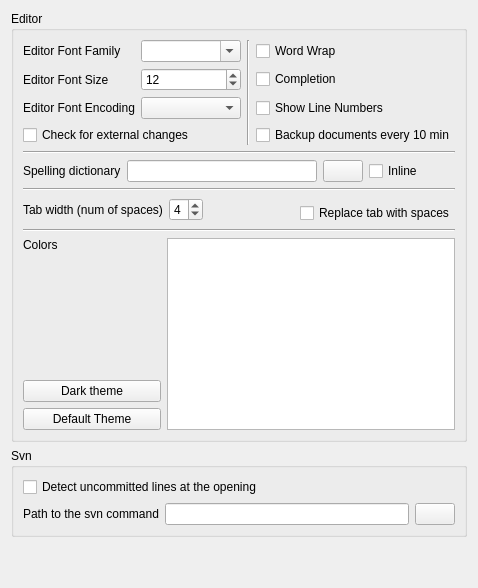
     <widget class="QWidget" name="pe">
      <layout class="QGridLayout" name="gridLayout_8">
       <item row="0" column="0">
        <widget class="QGroupBox" name="groupBox_3">
         <property name="sizePolicy">
          <sizepolicy hsizetype="Expanding" vsizetype="Expanding">
           <horstretch>0</horstretch>
           <verstretch>0</verstretch>
          </sizepolicy>
         </property>
         <property name="title">
          <string>Editor</string>
         </property>
         <layout class="QGridLayout" name="gridLayout_6">
          <item row="0" column="0" colspan="5">
           <layout class="QGridLayout" name="gridLayout">
            <item row="0" column="0">
             <widget class="QLabel" name="labelFamily">
              <property name="text">
               <string>Editor Font Family</string>
              </property>
             </widget>
            </item>
            <item row="0" column="1">
             <widget class="QComboBox" name="comboBoxFont">
              <property name="editable">
               <bool>true</bool>
              </property>
             </widget>
            </item>
            <item row="1" column="0">
             <widget class="QLabel" name="labelSize">
              <property name="text">
               <string>Editor Font Size</string>
              </property>
             </widget>
            </item>
            <item row="1" column="1">
             <widget class="QSpinBox" name="spinBoxSize">
              <property name="minimum">
               <number>1</number>
              </property>
              <property name="value">
               <number>12</number>
              </property>
             </widget>
            </item>
            <item row="2" column="0">
             <widget class="QLabel" name="labelEncoding">
              <property name="text">
               <string>Editor Font Encoding</string>
              </property>
             </widget>
            </item>
            <item row="2" column="1">
             <widget class="QComboBox" name="comboBoxEncoding"/>
            </item>
            <item row="3" column="0" colspan="2">
             <widget class="QCheckBox" name="checkBoxWatcher">
              <property name="text">
               <string>Check for external changes</string>
              </property>
             </widget>
            </item>
            <item row="3" column="3" colspan="2">
             <widget class="QCheckBox" name="checkBoxAutoSave">
              <property name="text">
               <string>Backup documents every 10 min</string>
              </property>
             </widget>
            </item>
            <item row="0" column="3" colspan="2">
             <widget class="QCheckBox" name="checkBoxWordwrap">
              <property name="text">
               <string>Word Wrap</string>
              </property>
             </widget>
            </item>
            <item row="1" column="3" colspan="2">
             <widget class="QCheckBox" name="checkBoxCompletion">
              <property name="text">
               <string>Completion</string>
              </property>
             </widget>
            </item>
            <item row="2" column="3" colspan="2">
             <widget class="QCheckBox" name="checkBoxLinenumber">
              <property name="text">
               <string>Show Line Numbers</string>
              </property>
             </widget>
            </item>
            <item row="0" column="2" rowspan="4">
             <widget class="Line" name="line_3">
              <property name="orientation">
               <enum>Qt::Vertical</enum>
              </property>
             </widget>
            </item>
           </layout>
          </item>
          <item row="1" column="0" colspan="5">
           <widget class="Line" name="line">
            <property name="orientation">
             <enum>Qt::Horizontal</enum>
            </property>
           </widget>
          </item>
          <item row="3" column="0" colspan="5">
           <widget class="Line" name="line_2">
            <property name="orientation">
             <enum>Qt::Horizontal</enum>
            </property>
           </widget>
          </item>
          <item row="4" column="0" rowspan="2" colspan="3">
           <layout class="QHBoxLayout" name="horizontalLayout_2">
            <item>
             <widget class="QLabel" name="labelTabWidth">
              <property name="text">
               <string>Tab width (num of spaces)</string>
              </property>
             </widget>
            </item>
            <item>
             <widget class="QSpinBox" name="spinBoxTab">
              <property name="minimum">
               <number>2</number>
              </property>
              <property name="maximum">
               <number>8</number>
              </property>
              <property name="value">
               <number>4</number>
              </property>
             </widget>
            </item>
            <item>
             <spacer name="horizontalSpacer">
              <property name="orientation">
               <enum>Qt::Horizontal</enum>
              </property>
              <property name="sizeHint" stdset="0">
               <size>
                <width>40</width>
                <height>20</height>
               </size>
              </property>
             </spacer>
            </item>
           </layout>
          </item>
          <item row="5" column="3" colspan="2">
           <widget class="QCheckBox" name="checkBoxTab">
            <property name="text">
             <string>Replace tab with spaces</string>
            </property>
           </widget>
          </item>
          <item row="6" column="0" rowspan="2" colspan="5">
           <widget class="Line" name="line_5">
            <property name="orientation">
             <enum>Qt::Horizontal</enum>
            </property>
           </widget>
          </item>
          <item row="11" column="0">
           <spacer name="verticalSpacer">
            <property name="orientation">
             <enum>Qt::Vertical</enum>
            </property>
            <property name="sizeHint" stdset="0">
             <size>
              <width>138</width>
              <height>62</height>
             </size>
            </property>
           </spacer>
          </item>
          <item row="10" column="0">
           <widget class="QLabel" name="label_3">
            <property name="text">
             <string>Colors</string>
            </property>
           </widget>
          </item>
          <item row="13" column="0">
           <widget class="QPushButton" name="pushButtonDefault">
            <property name="text">
             <string>Default Theme</string>
            </property>
           </widget>
          </item>
          <item row="12" column="0">
           <widget class="QPushButton" name="pushButtonDark">
            <property name="text">
             <string>Dark theme</string>
            </property>
           </widget>
          </item>
          <item row="10" column="1" rowspan="4" colspan="4">
           <widget class="QTableWidget" name="colortableWidget">
            <property name="maximumSize">
             <size>
              <width>16777215</width>
              <height>16777215</height>
             </size>
            </property>
            <attribute name="horizontalHeaderVisible">
             <bool>false</bool>
            </attribute>
            <attribute name="horizontalHeaderStretchLastSection">
             <bool>true</bool>
            </attribute>
            <attribute name="verticalHeaderVisible">
             <bool>false</bool>
            </attribute>
            <column>
             <property name="text">
              <string>Item</string>
             </property>
            </column>
            <column>
             <property name="text">
              <string>Color</string>
             </property>
            </column>
           </widget>
          </item>
          <item row="2" column="0" colspan="5">
           <layout class="QHBoxLayout">
            <item>
             <widget class="QLabel" name="labelASpellCommand">
              <property name="sizePolicy">
               <sizepolicy hsizetype="Preferred" vsizetype="Preferred">
                <horstretch>0</horstretch>
                <verstretch>0</verstretch>
               </sizepolicy>
              </property>
              <property name="text">
               <string>Spelling dictionary</string>
              </property>
             </widget>
            </item>
            <item>
             <widget class="QLineEdit" name="lineEditAspellCommand">
              <property name="minimumSize">
               <size>
                <width>190</width>
                <height>0</height>
               </size>
              </property>
             </widget>
            </item>
            <item>
             <widget class="QPushButton" name="pushButtonAspell">
              <property name="text">
               <string/>
              </property>
              <property name="icon">
               <iconset resource="texmaker.qrc">
                <normaloff>:/images/fileopen.png</normaloff>:/images/fileopen.png</iconset>
              </property>
             </widget>
            </item>
            <item>
             <widget class="QCheckBox" name="checkBoxInlineSpell">
              <property name="sizePolicy">
               <sizepolicy hsizetype="MinimumExpanding" vsizetype="Expanding">
                <horstretch>0</horstretch>
                <verstretch>0</verstretch>
               </sizepolicy>
              </property>
              <property name="toolTip">
               <string>Inline Spell Checking</string>
              </property>
              <property name="text">
               <string>Inline</string>
              </property>
             </widget>
            </item>
           </layout>
          </item>
         </layout>
        </widget>
       </item>
       <item row="2" column="0">
        <spacer>
         <property name="orientation">
          <enum>Qt::Vertical</enum>
         </property>
         <property name="sizeHint" stdset="0">
          <size>
           <width>411</width>
           <height>40</height>
          </size>
         </property>
        </spacer>
       </item>
       <item row="1" column="0">
        <widget class="QGroupBox" name="groupBox_5">
         <property name="title">
          <string>Svn</string>
         </property>
         <layout class="QGridLayout" name="gridLayout_20">
          <item row="0" column="0" colspan="2">
           <widget class="QCheckBox" name="checkBoxSvn">
            <property name="text">
             <string>Detect uncommitted lines at the opening</string>
            </property>
           </widget>
          </item>
          <item row="1" column="0">
           <widget class="QLabel" name="label_9">
            <property name="text">
             <string>Path to the svn command</string>
            </property>
           </widget>
          </item>
          <item row="1" column="1">
           <widget class="QLineEdit" name="lineEditSvn"/>
          </item>
          <item row="1" column="2">
           <widget class="QPushButton" name="pushButtonSvn">
            <property name="text">
             <string/>
            </property>
            <property name="icon">
             <iconset resource="texmaker.qrc">
              <normaloff>:/images/fileopen16.png</normaloff>:/images/fileopen16.png</iconset>
            </property>
           </widget>
          </item>
         </layout>
        </widget>
       </item>
      </layout>
     </widget>
